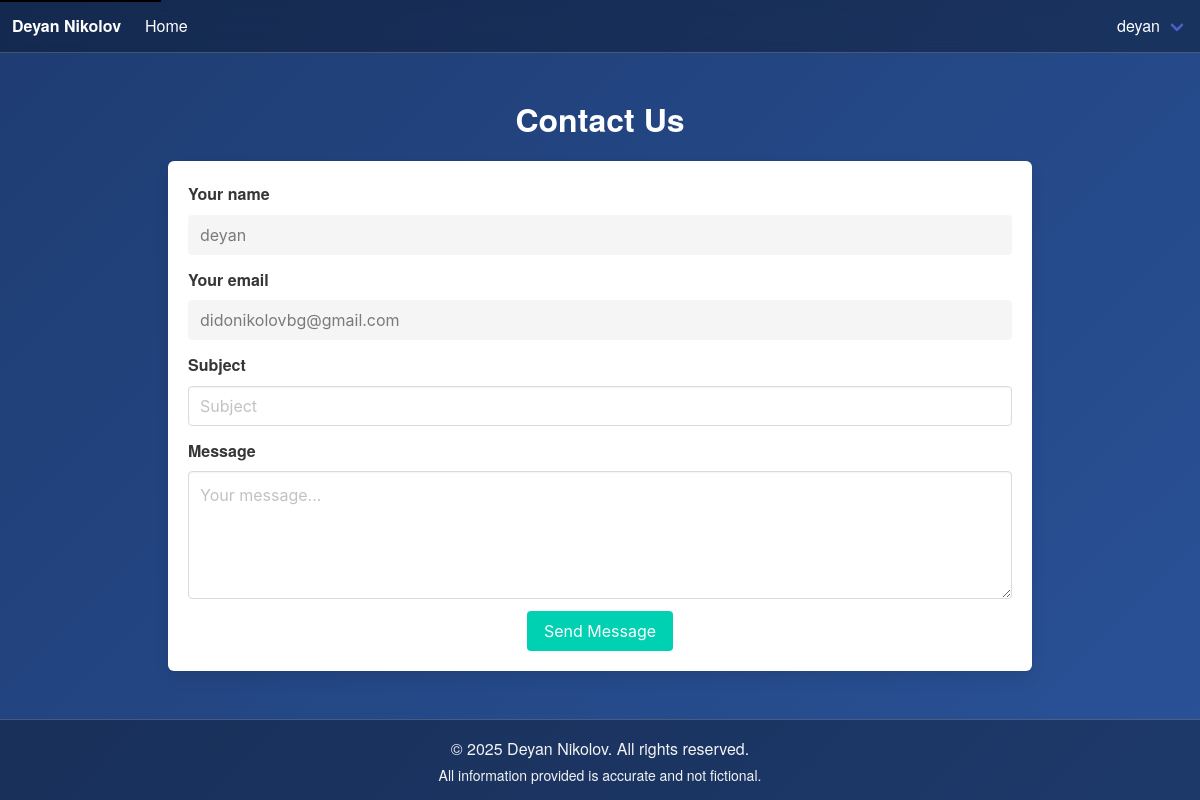
The page /contact-me/ (signed in) on the database its author committed.
### accounts/models.py (models this page shows, shortened)
class CustomUser(AbstractUser):
    username = CharField(max_length=150, unique=True)
    first_name = CharField(max_length=150, blank=True)
    last_name = CharField(max_length=150, blank=True)
    email = CharField(max_length=150, unique=True)
    class Meta:
        verbose_name = "User"
        verbose_name_plural = "Users"
        ordering = ["username"]

### itbalgarche/views.py (the view, shortened to what this page needs)
# urls.py: path("contact-me/", views.contact_me, name="contact_me"),
def contact_me(request):
    return render(request, "home/contact_me.html")

### templates/home/contact_me.html (shortened to what this page needs)
{% extends "base.html" %}
{% load static %}
{% block content %}
    <section class="section">
        <div class="container contact-container">
            <h1 class="title contact-header" style="color: white !important;">Contact Us</h1>
            <div class="box">
                <form method="post" action="{% url 'contact_me' %}">
                    {% if user.is_authenticated %}
                        <div class="field">
                            <label class="label">Your name</label>
                            <div class="control">
                                <input readonly disabled class="input" type="text" name="name" placeholder="Your name"
                                       required value="{{ user.username }}">
                            </div>
                        </div>
                        <div class="field">
                            <label class="label">Your email</label>
                            <div class="control">
                                <input readonly disabled class="input" type="text" name="email" placeholder="Your email"
                                       required value="{{ user.email }}">
                            </div>
                        </div>
                        <div class="field">
                            <label class="label">Subject</label>
                            <div class="control">
                                <input class="input" type="text" name="subject" placeholder="Subject" required>
                            </div>
                        </div>
                        <div class="field">
                            <label class="label">Message</label>
                            <div class="control">
                                <textarea class="textarea" name="message" placeholder="Your message..."
                                          required></textarea>
                            </div>
                        </div>
                    {% endif %}
                    <div class="field is-grouped is-grouped-centered">
                        <div class="control">
                            <button type="submit" class="button is-primary">Send Message</button>
                        </div>
                    </div>
                </form>
            </div>
        </div>
    </section>
{% endblock %}

### templates/base.html (shortened to what this page needs)
<!DOCTYPE html>
<html lang="en">
<head>
    <link rel="stylesheet" href="https://cdn.jsdelivr.net/npm/bulma@0.9.4/css/bulma.min.css">
    <link rel="stylesheet" href="https://cdnjs.cloudflare.com/ajax/libs/font-awesome/6.4.2/css/all.min.css">
</head>
<body>
<nav class="navbar is-transparent" role="navigation" aria-label="main navigation">
    <div class="navbar-brand">
        <a class="navbar-item navbar-navlink" href="/">
            <strong>Deyan Nikolov</strong>
        </a>
        <a class="navbar-item navbar-navlink" href="/">
            Home
        </a>
    </div>
    <div id="navMenu" class="navbar-menu">
        <div class="navbar-end">
            {% if request.user.is_authenticated %}
                <div class="navbar-item has-dropdown is-hoverable">
                    <a class="navbar-link">{{ request.user.username }}</a>
                </div>
            {% else %}
                <a class="navbar-item" href="{% url 'login' %}">Login</a>
                <a class="navbar-item" href="{% url 'register' %}">Register</a>
            {% endif %}
        </div>
    </div>
</nav>
<main id="main" class="main-container">
    <div class="container">
        {% block content %}{% endblock %}
    </div>
</main>
<footer class="footer">
    <div class="content has-text-centered">
        <p>&copy; {% now "Y" %} Deyan Nikolov. All rights reserved.<br>
            <small>All information provided is accurate and not fictional.</small></p>
    </div>
</footer>
</body>
</html>

### templates/home/contact_me.html (style rules this page uses)
.contact-container { max-width: 600px; margin: auto; }
.contact-header { text-align: center; margin-bottom: 1.5rem; }

### templates/base.html (style rules this page uses)
body { background: linear-gradient(135deg, #1e3c72, #2a5298); color: #f4f4f4; min-height: 100vh; display: flex; flex-direction: column; font-family: 'Helvetica Neue', Helvetica, Arial, sans-serif; line-height: 1.6; margin: 0; }
a { transition: color 0.3s ease; }
.navbar { background: rgba(0, 0, 0, 0.3); backdrop-filter: blur(10px); border-bottom: 1px solid rgba(255, 255, 255, 0.2); }
.navbar a.navbar-item, .navbar a.navbar-link { color: #ffffff; }
.main-container { flex: 1; }
.container { max-width: 960px; margin: auto; }
.footer { background: rgba(0, 0, 0, 0.3); padding: 1rem; text-align: center; border-top: 1px solid rgba(255, 255, 255, 0.2); }

### rows shown on the page
CustomUser: user.username "deyan", name "deyan", email "didonikolovbg@gmail.com"
